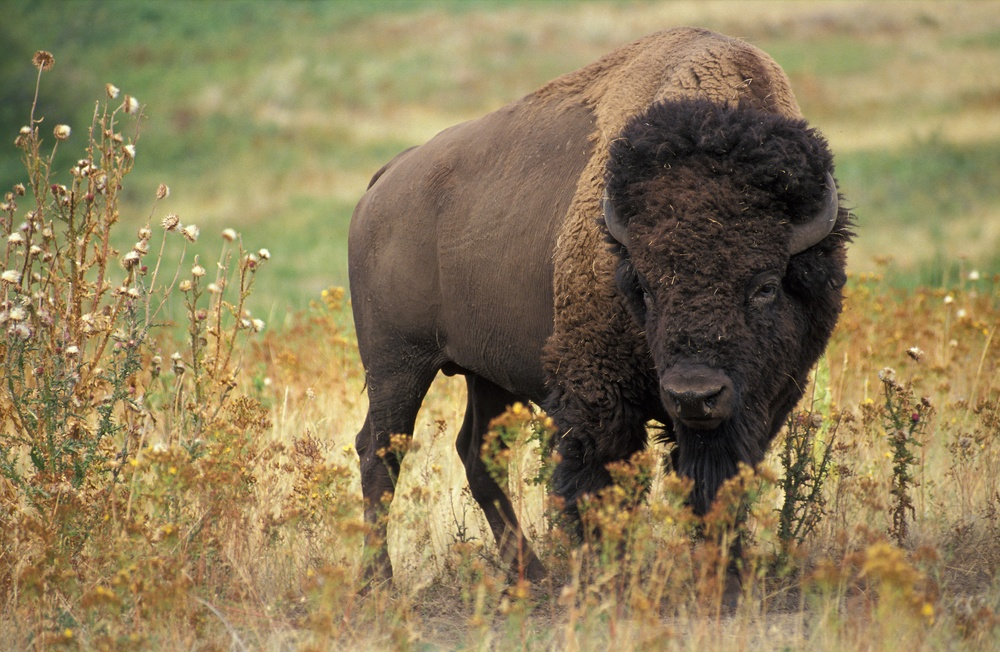
#> input picture Laboratory 3/Bison.jpg, 1000 x 652 px, shrunk from 2700 x 1761 before the run, found by its file name
$ jupyter execute --allow-errors 'Skalowanie_Obrazów_SiOC_264285_Bialek.ipynb'
#> lines starting #> are read from the running program, lines starting #| are printed output that depends on the picture
[cell 1]
#Definiowanie funkcji

#Import potrzebnych bibliotek
from skimage import io
import numpy as np

#Zdefinowanie funkcji do ładowania obrazu (zamiast from skimage.color import rgb2gray można od razu zamienić na odpowiedni kolor)
def load_image(path):
#> called with path = '/content/Bison.jpg'
    return io.imread(path, as_gray=True)
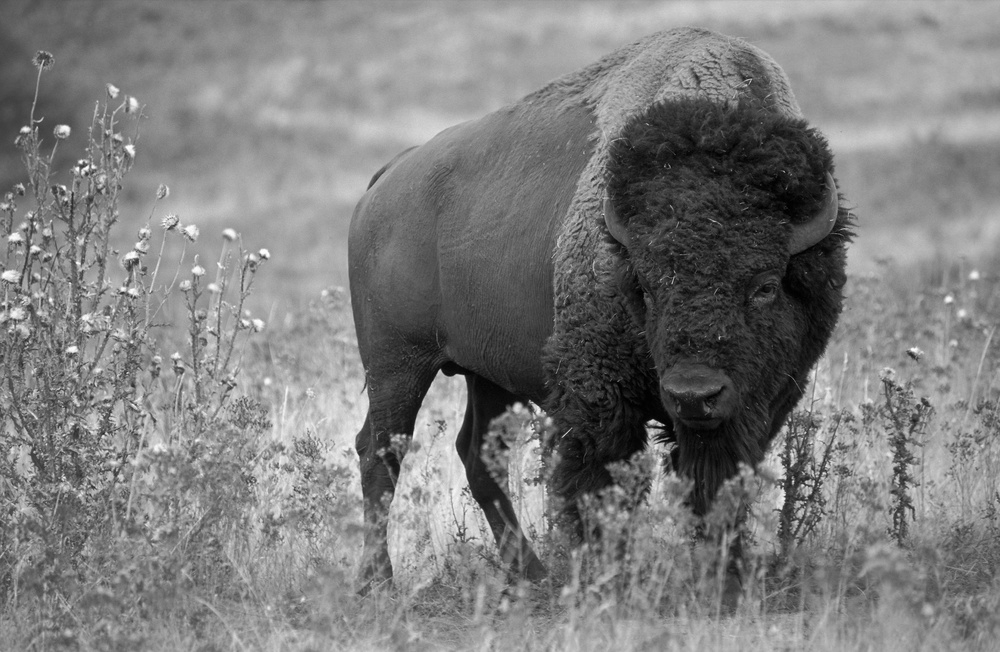
#> returned value: shape (652, 1000) float64; min 0.000565, max 0.995, mean 0.491

def apply_kernel(image, kernel):
    #Definujemy zmienne height oraz width, które są wyskością, oraz szerokością przekazanego argumentu image obrazu  (image.shape[0],image.shape[1])
    height, width = image.shape
#> height = 652; width = 1000
    #Definujemy zmienne kernelHeight oraz kernelWidth, które są wysokością oraz szerokośćią jądra, przekazanego w argumencie (kernel.shap[0],kernel.shap[1])
    kernelHeight, kernelWidth = kernel.shape
    #Definujemy wymiary nowego obrazu jako wysokość/szerokośc obrazu - wysokość/szerokość kernela +1
    new_image = np.zeros((height - kernelHeight + 1, width - kernelWidth + 1))

    #Przechodzimy przez cały obraz
    for i in range(height - kernelHeight + 1):
        for j in range(width - kernelWidth + 1):
            new_image[i, j] = np.sum(image[i:i+kernelHeight, j:j+kernelWidth] * kernel) / (kernelHeight * kernelWidth)
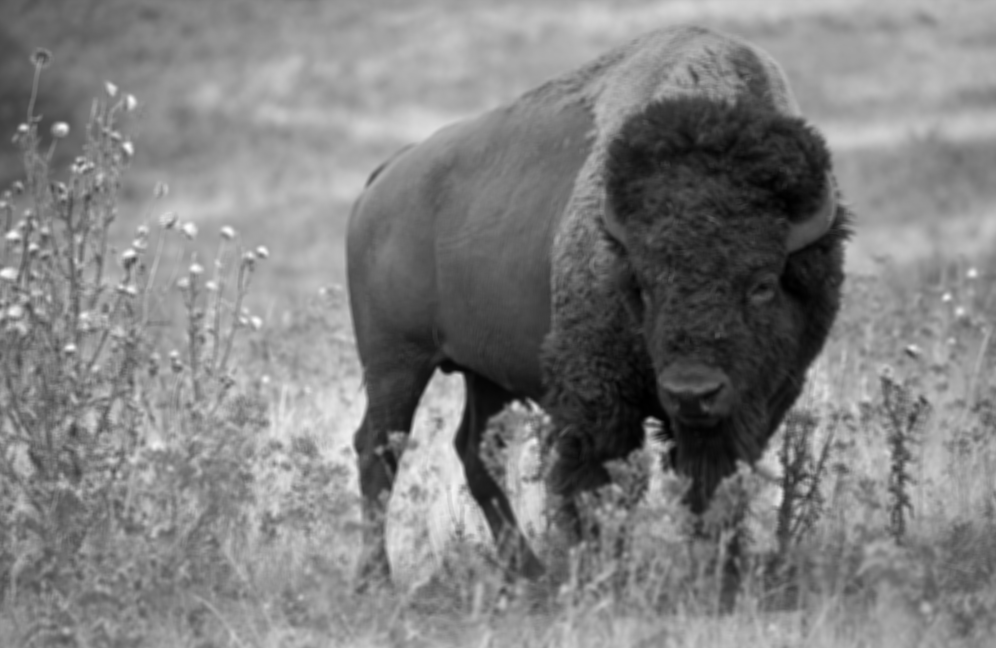
#> new_image: shape (648, 996) float64; min 0.000429, max 0.0386, mean 0.0196; drawn with min black and max white

    return new_image

def downsample_image(image, factor):
#> called with factor = 2
    return image[::factor, ::factor]
#> returned value: shape (324, 498) float64
#--------------------------------------------------------------
#Definowanie parametrów i wywoływanie funkcji


# Ładowanie obrazu
image = load_image("/content/Bison.jpg")

# Definowanie jądra uśredniającego
kernel_size = 5
kernel = np.ones((kernel_size, kernel_size)) / kernel_size**2

# Zastosowanie splotu z jądrem
convoluted_image = apply_kernel(image, kernel)

# Zmniejszamy rozmiar obrazu
downsampled_image = downsample_image(convoluted_image, 2)

# Zapisywanie pomniejszonego obrazku
result_image = io.imshow(downsampled_image)
io.show()

#> (the rest of this cell did not finish here and is left out)
